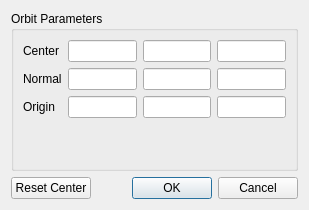
<?xml version="1.0" encoding="UTF-8"?>
<ui version="4.0">
 <class>OrbitCreatorDialog</class>
 <widget class="QDialog" name="OrbitCreatorDialog">
  <property name="geometry">
   <rect>
    <x>0</x>
    <y>0</y>
    <width>309</width>
    <height>210</height>
   </rect>
  </property>
  <property name="windowTitle">
   <string>Create Orbit</string>
  </property>
  <layout class="QVBoxLayout">
   <item>
    <widget class="QGroupBox" name="groupBox">
     <property name="title">
      <string>Orbit Parameters</string>
     </property>
     <layout class="QGridLayout">
      <item row="0" column="0">
       <widget class="QLabel" name="label">
        <property name="text">
         <string>Center</string>
        </property>
       </widget>
      </item>
      <item row="0" column="1">
       <widget class="pqLineEdit" name="center0"/>
      </item>
      <item row="0" column="2">
       <widget class="pqLineEdit" name="center1"/>
      </item>
      <item row="0" column="3">
       <widget class="pqLineEdit" name="center2"/>
      </item>
      <item row="1" column="0">
       <widget class="QLabel" name="normalLabel">
        <property name="text">
         <string>Normal</string>
        </property>
       </widget>
      </item>
      <item row="1" column="1">
       <widget class="pqLineEdit" name="normal0"/>
      </item>
      <item row="1" column="2">
       <widget class="pqLineEdit" name="normal1"/>
      </item>
      <item row="1" column="3">
       <widget class="pqLineEdit" name="normal2"/>
      </item>
      <item row="2" column="0">
       <widget class="QLabel" name="label_2">
        <property name="text">
         <string>Origin</string>
        </property>
       </widget>
      </item>
      <item row="2" column="1">
       <widget class="pqLineEdit" name="origin0"/>
      </item>
      <item row="3" column="2">
       <spacer>
        <property name="orientation">
         <enum>Qt::Vertical</enum>
        </property>
        <property name="sizeHint" stdset="0">
         <size>
          <width>20</width>
          <height>16</height>
         </size>
        </property>
       </spacer>
      </item>
      <item row="2" column="2">
       <widget class="QLineEdit" name="origin1"/>
      </item>
      <item row="2" column="3">
       <widget class="QLineEdit" name="origin2"/>
      </item>
     </layout>
    </widget>
   </item>
   <item>
    <layout class="QHBoxLayout">
     <item>
      <widget class="QPushButton" name="resetCenter">
       <property name="text">
        <string>Reset Center</string>
       </property>
      </widget>
     </item>
     <item>
      <widget class="QDialogButtonBox" name="buttonBox">
       <property name="orientation">
        <enum>Qt::Horizontal</enum>
       </property>
       <property name="standardButtons">
        <set>QDialogButtonBox::Cancel|QDialogButtonBox::Ok</set>
       </property>
      </widget>
     </item>
    </layout>
   </item>
  </layout>
 </widget>
 <customwidgets>
  <customwidget>
   <class>pqLineEdit</class>
   <extends>QLineEdit</extends>
   <header>pqLineEdit.h</header>
  </customwidget>
 </customwidgets>
 <resources/>
 <connections>
  <connection>
   <sender>buttonBox</sender>
   <signal>accepted()</signal>
   <receiver>OrbitCreatorDialog</receiver>
   <slot>accept()</slot>
   <hints>
    <hint type="sourcelabel">
     <x>248</x>
     <y>254</y>
    </hint>
    <hint type="destinationlabel">
     <x>157</x>
     <y>274</y>
    </hint>
   </hints>
  </connection>
  <connection>
   <sender>buttonBox</sender>
   <signal>rejected()</signal>
   <receiver>OrbitCreatorDialog</receiver>
   <slot>reject()</slot>
   <hints>
    <hint type="sourcelabel">
     <x>316</x>
     <y>260</y>
    </hint>
    <hint type="destinationlabel">
     <x>286</x>
     <y>274</y>
    </hint>
   </hints>
  </connection>
 </connections>
</ui>
